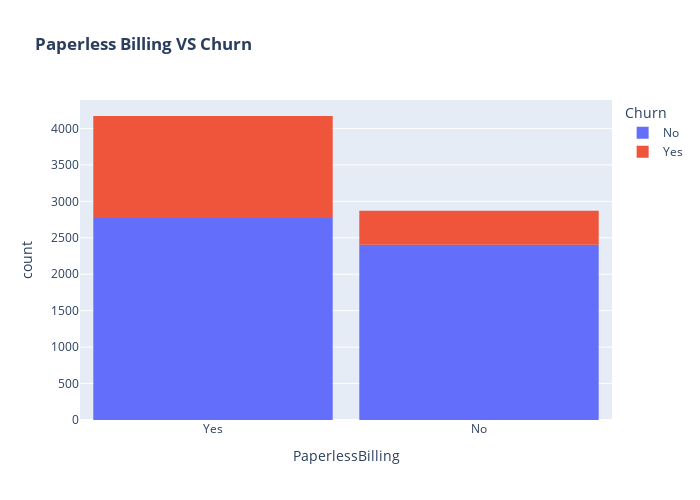

Notebook code for this chart:
### Code cell
fig = px.histogram(data, x="PaperlessBilling", color="Churn",  title="<b>Paperless Billing VS Churn</b>")
fig.update_layout(width=700, height=500, bargap=0.1)
fig.show()

### Figure 1 — Plotly figure (JSON) as saved in the notebook; plotly's stock layout.template omitted (floating-point values rounded to 4 significant figures; data arrays with more than 128 entries replaced by an {"elided": "..."} marker saying what was removed)
{"data": [{"alignmentgroup": "True", "bingroup": "x", "hovertemplate": "Churn=No<br>PaperlessBilling=%{x}<br>count=%{y}<extra></extra>", "legendgroup": "No", "marker": {"color": "#636efa", "pattern": {"shape": ""}}, "name": "No", "offsetgroup": "No", "orientation": "v", "showlegend": true, "type": "histogram", "x": {"elided": "5174 str values"}, "xaxis": "x", "yaxis": "y"}, {"alignmentgroup": "True", "bingroup": "x", "hovertemplate": "Churn=Yes<br>PaperlessBilling=%{x}<br>count=%{y}<extra></extra>", "legendgroup": "Yes", "marker": {"color": "#EF553B", "pattern": {"shape": ""}}, "name": "Yes", "offsetgroup": "Yes", "orientation": "v", "showlegend": true, "type": "histogram", "x": {"elided": "1869 str values"}, "xaxis": "x", "yaxis": "y"}], "layout": {"bargap": 0.1, "barmode": "relative", "height": 500, "legend": {"title": {"text": "Churn"}, "tracegroupgap": 0}, "title": {"text": "<b>Paperless Billing VS Churn</b>"}, "width": 700, "xaxis": {"anchor": "y", "domain": [0, 1], "title": {"text": "PaperlessBilling"}}, "yaxis": {"anchor": "x", "domain": [0, 1], "title": {"text": "count"}}}}
